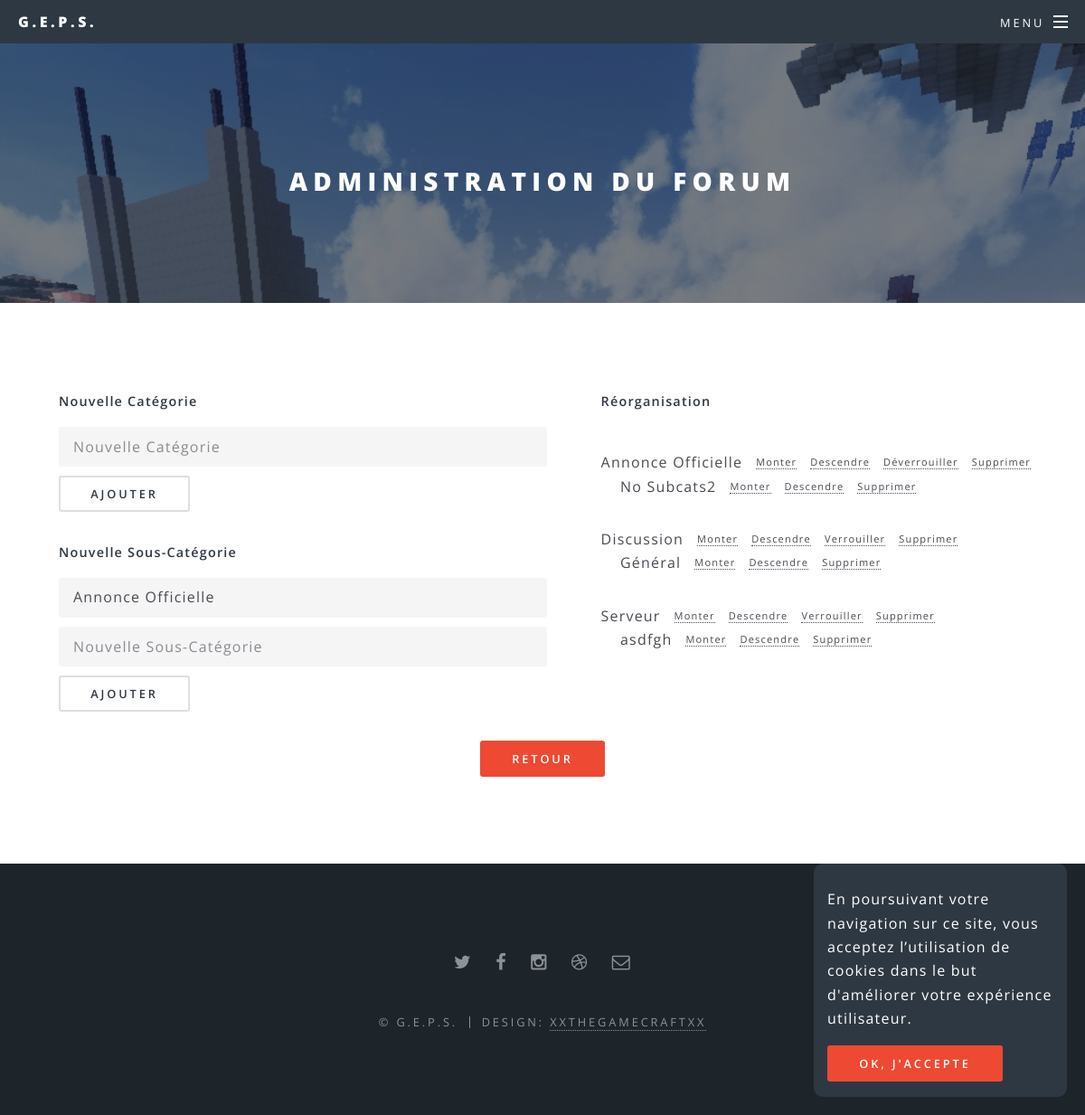
The page /admin-forum.php (signed in) on the database its author committed.
### tables this page shows
CREATE TABLE IF NOT EXISTS `f_categories` (
  `id` int(11) NOT NULL AUTO_INCREMENT,
  `ord_id` int(11) NOT NULL,
  `temp_id` int(11) NOT NULL DEFAULT '0',
  `nom` varchar(255) NOT NULL,
  `status` varchar(255) NOT NULL DEFAULT 'open',
  PRIMARY KEY (`id`)
);

CREATE TABLE IF NOT EXISTS `f_sous_categories` (
  `id` int(11) NOT NULL AUTO_INCREMENT,
  `ord_id` int(11) NOT NULL,
  `temp_id` int(11) NOT NULL DEFAULT '0',
  `id_categorie` int(11) NOT NULL,
  `nom` varchar(255) NOT NULL,
  PRIMARY KEY (`id`)
);

### admin-forum.php (the view, shortened to what this page needs)
<!DOCTYPE HTML>
<?php
include_once('config.php');
if($isLocal == true) {
	$bdd = new PDO('mysql:host=127.0.0.1;dbname=espace_membre', 'root', '');
} else {
	$bdd = new PDO('mysql:host=mysql.hostinger.fr;dbname=u924407628_mbre', 'u924407628_geps', '0Otfk4rNnz');
}
$req_cat_scat = $bdd->query("SELECT *, f_categories.nom catname, f_categories.id catid, f_sous_categories.id subid FROM f_categories RIGHT JOIN f_sous_categories ON f_categories.id = f_sous_categories.id_categorie ORDER BY f_categories.ord_id, f_sous_categories.ord_id");
$lcat = "Categorie";
$categories = $bdd->query('SELECT * FROM f_categories ORDER BY nom');
?>
<?php
	if(isset($_SESSION['grade']) AND $_SESSION['grade'] == 1) {
?>
<html>
	<head>
		<link rel="stylesheet" href="assets/css/main.css" />
	</head>
	<body>
			<div id="page-wrapper">
					<header id="header">
						<h1><a href="index">G.E.P.S.</a></h1>
						<nav id="nav">
							<ul>
								<li class="special">
									<a href="#menu" class="menuToggle"><span>Menu</span></a>
								</li>
							</ul>
						</nav>
					</header>
					<article id="main">
						<header>
							<h2>Administration du forum</h2>
						</header>
						<section class="wrapper style5">
							<div class="inner" style="overflow-y:auto;">
								<div style="float:right;overflow:hidden;">
								<label>Réorganisation</label><br/>
								<div style="margin-top:-2em;overflow:hidden;width:250%;">
								<?php while($cat_scat = $req_cat_scat->fetch()) {
									while ($cat_scat['catname'] != $lcat) { ?>
										<p class="catname" style="margin: 2em 0 0 0;overflow:hidden;"><?= $cat_scat['catname']; ?><a href="freorg?act=up&type=cat&id=<?=$cat_scat['catid']?>" style="margin-left:15px;font-size:11px;vertical-align:top;overflow:auto;">Monter</a><a href="freorg?act=down&type=cat&id=<?=$cat_scat['catid']?>" style="margin-left:15px;font-size:11px;vertical-align:top;overflow:auto;">Descendre</a><?php if($cat_scat[4]=='open') { ?><a href="freorg?act=lock&type=cat&id=<?=$cat_scat['catid']?>" style="margin-left:15px;font-size:11px;vertical-align:top;overflow:auto;">Verrouiller</a><?php } else { ?><a href="freorg?act=unlock&type=cat&id=<?=$cat_scat['catid']?>" style="margin-left:15px;font-size:11px;vertical-align:top;overflow:auto;">Déverrouiller</a><?php } ?><a href="freorg?act=del&type=cat&id=<?=$cat_scat['catid']?>" style="margin-left:15px;font-size:11px;vertical-align:top;overflow:auto;">Supprimer</a></p>
									<?php $lcat = $cat_scat['catname'];
								} ?>
									<p style="margin:0;overflow:hidden;">&nbsp;&nbsp;&nbsp;&nbsp;<?= $cat_scat['nom']; ?><a href="freorg?act=up&type=subcat&id=<?=$cat_scat['subid']?>" style="margin-left:15px;font-size:11px;vertical-align:top;overflow:auto;">Monter</a><a href="freorg?act=down&type=subcat&id=<?=$cat_scat['subid']?>" style="margin-left:15px;font-size:11px;vertical-align:top;overflow:auto;">Descendre</a><a href="freorg?act=del&type=subcat&id=<?=$cat_scat['subid']?>" style="margin-left:15px;font-size:11px;vertical-align:top;overflow:auto;">Supprimer</a></p>
								<?php } ?>
								</div>
							</div>
								<form method="POST" action="">
									<div class="12u$(medium)" style="width:50%;margin-left:5px;">
										<ul class="actions">
											<label for="cat">Nouvelle Catégorie</label>
											<input style="z-index:200000;" type="text" name="cat" placeholder="Nouvelle Catégorie" id="cat"/>
											<input style="margin-top:10px;" type="submit" name="ajcat" value="Ajouter" />
										</ul>
									</div>
								</form>
								<form method="POST" action="">
									<div class="12u$(medium)" style="width:50%;margin-left:5px;">
										<ul class="actions">
											<label for="scat">Nouvelle Sous-Catégorie</label>
											<select name="categoriefetch">
	                                          <?php while($c = $categories->fetch()) { ?>
	                                          	<option value="<?= $c['id'] ?>"><?= $c['nom'] ?></option>
	                                          <?php } ?>
		                                    </select>
											<input style="margin-top:10px;" type="text" name="scat" placeholder="Nouvelle Sous-Catégorie" id="scat"/>
											<input style="margin-top:10px;" type="submit" name="ajscat" value="Ajouter" />
										</ul>
									</div>
								</form>
								<form align="center" method="POST" action="">
									<div style="margin-top:30px;" class="12u$(medium)">
										<ul class="actions">
											<input type="submit" class="special" name="return" value="Retour" />
										</ul>
									</div>
								</form>
							</div>
						</section>
					</article>
					<footer id="footer">
						<ul class="icons">
							<li><a href="#" class="icon fa-twitter"><span class="label">Twitter</span></a></li>
							<li><a href="#" class="icon fa-facebook"><span class="label">Facebook</span></a></li>
							<li><a href="#" class="icon fa-instagram"><span class="label">Instagram</span></a></li>
							<li><a href="#" class="icon fa-dribbble"><span class="label">Dribbble</span></a></li>
							<li><a href="#" class="icon fa-envelope-o"><span class="label">Email</span></a></li>
						</ul>
						<ul class="copyright">
							<li>&copy; G.E.P.S.</li><li>Design: <a href="http://xxthegamecraft.xyz">XxTheGamecraftxX</a></li>
						</ul>
					</footer>
			</div>
	</body>
</html>
<?php
}
else
{
	header("Location: connexion");
}
?>

### rows shown on the page
f_categories: nom "Annonce Officielle", f_sous_categories.nom "No Subcats2"
f_categories: nom "Discussion", f_sous_categories.nom "Général"
f_categories: nom "Serveur", f_sous_categories.nom "asdfgh"

### other values the page prints
form field categoriefetch "Annonce Officielle"
